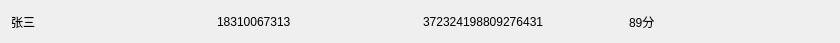
<?xml version="1.0" encoding="UTF-8"?>
<ui version="4.0">
 <class>ExamResutCell</class>
 <widget class="QWidget" name="ExamResutCell">
  <property name="geometry">
   <rect>
    <x>0</x>
    <y>0</y>
    <width>840</width>
    <height>43</height>
   </rect>
  </property>
  <property name="windowTitle">
   <string>Form</string>
  </property>
  <layout class="QHBoxLayout" name="horizontalLayout">
   <item>
    <widget class="QLabel" name="name">
     <property name="text">
      <string>张三</string>
     </property>
    </widget>
   </item>
   <item>
    <widget class="QLabel" name="phone">
     <property name="text">
      <string>18310067313</string>
     </property>
    </widget>
   </item>
   <item>
    <widget class="QLabel" name="id">
     <property name="text">
      <string>372324198809276431</string>
     </property>
    </widget>
   </item>
   <item>
    <widget class="QLabel" name="score">
     <property name="text">
      <string>89分</string>
     </property>
    </widget>
   </item>
  </layout>
 </widget>
 <resources/>
 <connections/>
</ui>
